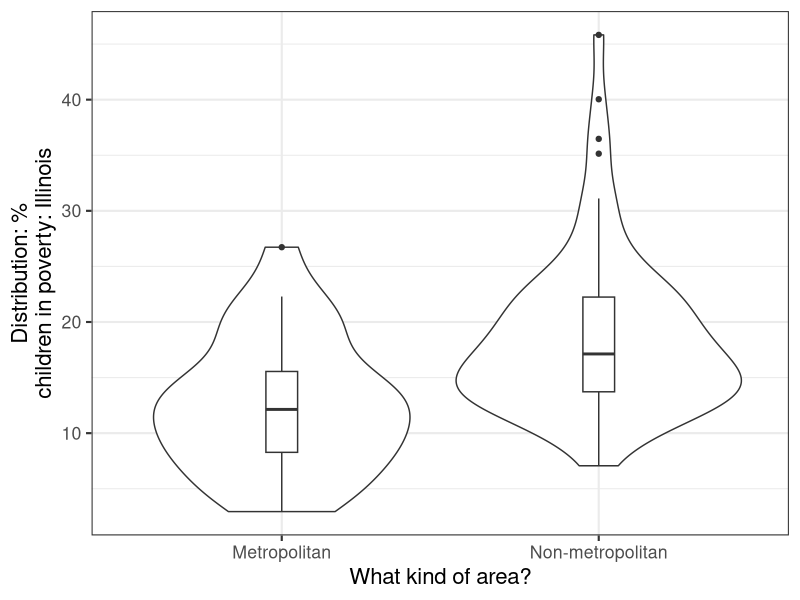
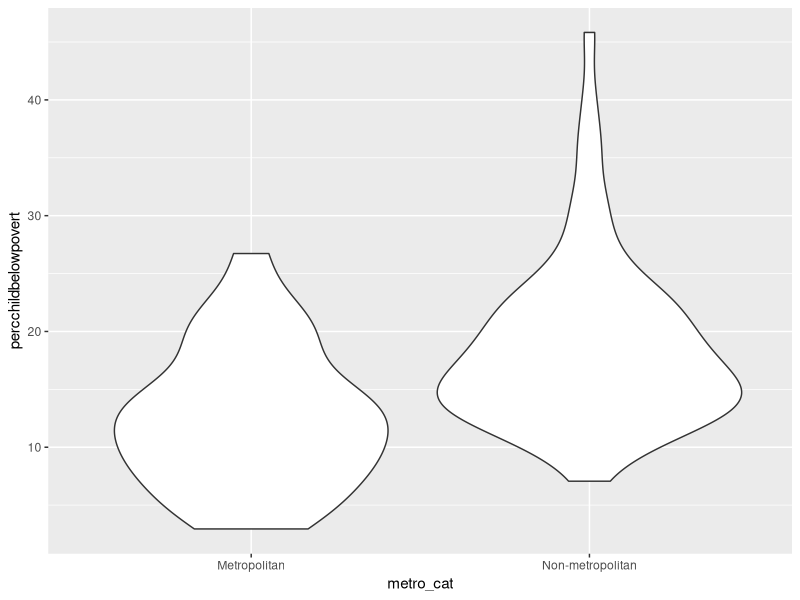
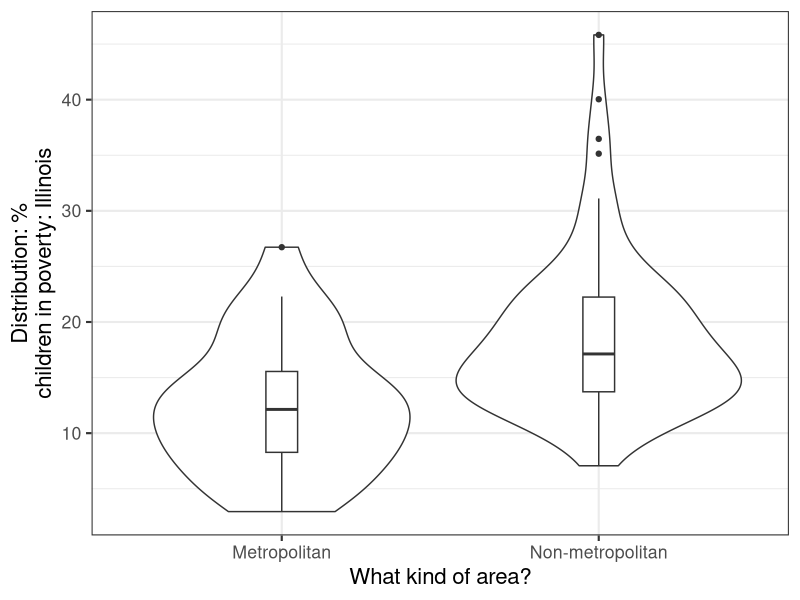

Source code (R) for these figures, in order: (Note: this script raises an error after producing the figures.)
## ---- chunk 1
#| echo: false
#| output: false
library(ggplot2)
library(tidyverse)
midwest <- midwest %>%
    mutate(metro_cat = case_when(inmetro == 1 ~ "Metropolitan",
                                 inmetro == 0 ~ "Non-metropolitan",
                                 TRUE ~ NA_character_))

## ---- chunk 2
#| echo: true
#| output: false
ggplot(midwest %>% filter(state == "IL"),
       aes(x = metro_cat, y = percchildbelowpovert)) +
  geom_violin() +
  geom_boxplot(width=0.1) +
  xlab("What kind of area?") +
  ylab("Distribution: %\nchildren in poverty: Illinois") +
  theme_bw(base_size = 16) 

## ---- chunk 3
#| echo: true
#| output: false
var_y <- "percchildbelowpovert"
var_x <- "metro_cat"
p1 <- ggplot(midwest %>% filter(state == "IL"),
       aes(x = .data[[var_x]], y = .data[[var_y]])) +
  geom_violin() 

## ---- chunk 4
#| echo: true
#| output: false
p2 <- ggplot(midwest %>% filter(state == "IL"),
       aes(x = !!sym(var_x), y = !!sym(var_y))) +
  geom_violin() 

p2

## ---- chunk 5
#| echo: true
#| output: false

ggplot(midwest %>% filter(state == "IL"),
       aes(x = !!sym(var_x), y = !!sym(var_y))) +
  geom_violin() +
  geom_boxplot(width=0.1) +
  xlab("What kind of area?") +
  ylab("Distribution: %\nchildren in poverty: Illinois") +
  theme_bw(base_size = 16) 
## ---- chunk 6
#| echo: true
#| output: true
fixed_label <- "Distribution: %\nchildren in poverty: Illinois"
statistic <- "percent children in poverty"
state <- "IL"
variable_label <- sprintf("Distribution: \n%s: %s",
                          statistic, 
                          state)
variable_label

## ---- chunk 7
#| echo: true
#| output: true
title_maker <- function(onecol){
  clean_perc <- gsub("perc", "Percent", onecol)
  clean_str_perc <- paste(c(str_extract(clean_perc, "Percent"), 
              str_to_title(str_remove(clean_perc, "Percent"))),
              collapse = " ")
  return(clean_str_perc)
}
title_maker("percwhite")
title_maker("percadultpoverty")



## ---- chunk 8
#| echo: true
#| output: true
title_maker <- function(onecol){
  clean_perc <- gsub("perc", "Percent", onecol)
  clean_str_perc <- paste(c(str_extract(clean_perc, "Percent"), 
              str_to_title(str_remove(clean_perc, "Percent"))),
              collapse = " ")
  if(grepl("povert", clean_str_perc)){
      clean_str_pov <- paste(c(str_remove(clean_str_perc,
                                      "povert(y)?"),
                      str_to_title(str_extract(clean_str_perc, 
                                       "povert(y)?"))),
              collapse = " ")
      return(clean_str_pov)
  } else{
      return(clean_str_perc)
  }
}
title_maker("percwhite")
title_maker("percadultpoverty")

## ---- chunk 9
#| echo: true
#| output: true
state_name <- state.name[state.abb == "IL"]
state_name
## ---- chunk 10
#| echo: true
#| output: true
plot_onestat_onestate <- function(input_data,
                                  state_abbrev,
                                  var_x, 
                                  var_y,
                                  x_label){
  
## adding error handling
  if(!state_abbrev %in% midwest$state){
    stop(sprintf("Error; state not found in dataset; available states: %s",
              paste(unique(input_data$state), collapse = "; ")))
  }
  
  p <- ggplot(input_data %>% filter(state == state_abbrev),
       aes(x = !!sym(var_x), y = !!sym(var_y))) +
  geom_violin() +
  geom_boxplot(width=0.1) +
  xlab(x_label) +
  ylab(sprintf("Distribution: %s\nin %s", 
               title_maker(var_y),
               state.name[state.abb == state_abbrev])) +
  theme_bw() +
  theme(axis.title.y = element_text(size = 6))
  return(p)
  
}
## ---- chunk 11
#| echo: true
#| output: true
#| error: true
## throws error
plot_onestat_onestate(input_data = midwest,
                      state_abbrev = "DC", 
                      var_x = "metro_cat",
                      var_y = "percadultpoverty",
                      x_label = "What kind of area?")

## ---- chunk 12
#| echo: true
#| output: true
## doesnt throw error 
plot_onestat_onestate(input_data = midwest,
                      state_abbrev = "WI", 
                      var_x = "metro_cat",
                      var_y = "percadultpoverty",
                      x_label = "What kind of area?")




## ---- chunk 13
#| echo: true
#| output: true
library(gridExtra)
states_compare <- rep(c("IL", "WI"), each = 3)
outcomes_compare <- rep(c("percadultpoverty", 
                      "percchildbelowpovert",
                      "percelderlypoverty"), 
                      times = 2)


p_compare <- mapply(plot_onestat_onestate,
                    state_abbrev = states_compare,
                    var_y = outcomes_compare,
                    MoreArgs = list(input_data = midwest,
                                    var_x = "metro_cat",
                                    x_label = "What kind of area?"),
                    SIMPLIFY = FALSE)
## ---- chunk 14
#| echo: true
#| output: true

## arrange on grid- more automatically
do.call(grid.arrange, p_compare)

## ---- chunk 15
#| echo: true
#| output: true
#| output-location: slide 
#| fig-width: 6
#| fig-height: 8
#| fig-align: center
## arrange on grid - more manually
names(p_compare) <- paste(states_compare, outcomes_compare, sep = "_")
grid.arrange(p_compare$IL_percchildbelowpovert,
             p_compare$WI_percchildbelowpovert,
             p_compare$IL_percadultpoverty, 
            p_compare$WI_percadultpoverty,
             p_compare$IL_percelderlypoverty,
             p_compare$WI_percelderlypoverty,
             nrow = 3)


